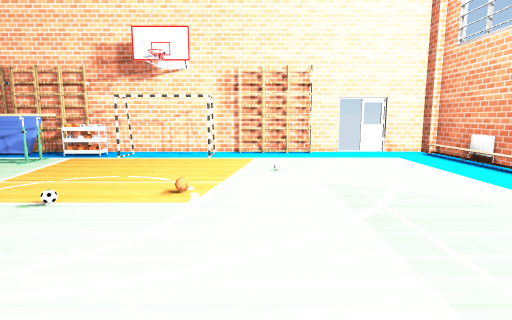
view 1 (above)

16 first-person views from a walk through a 3-D level made in the Unity game engine. The camera is 1.3 m above the floor, tilts 8° down and sees 80° across. Doors are open. The floor is counted in squares, 1 m on a side. Each view is taken from the middle of a square. On the plan, view 1 faces up. The plan holds only what a view shows up to about 14 squares ahead; the rest is blank. The player character is not drawn. Some surface patterns are stand-ins.

view 2
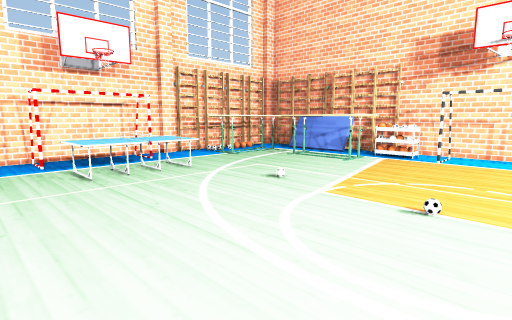

view 3
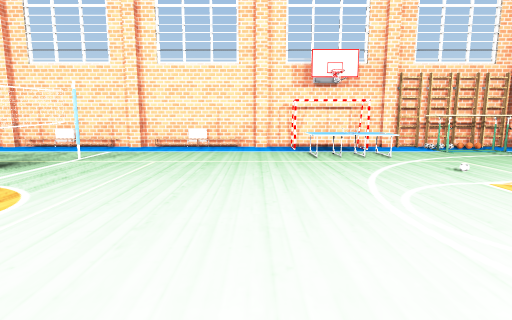

view 4
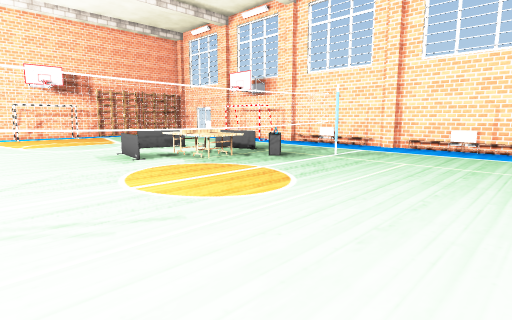

view 5
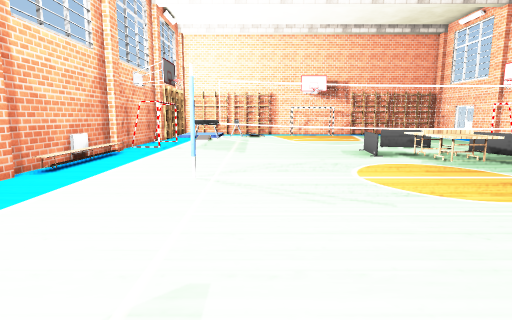

view 6
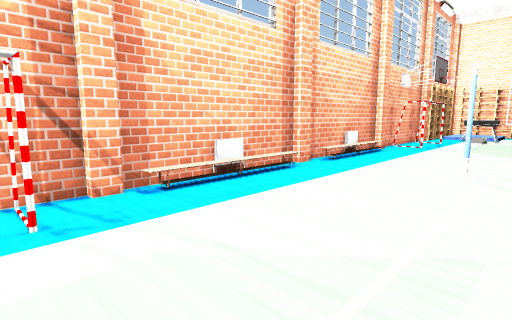

view 7
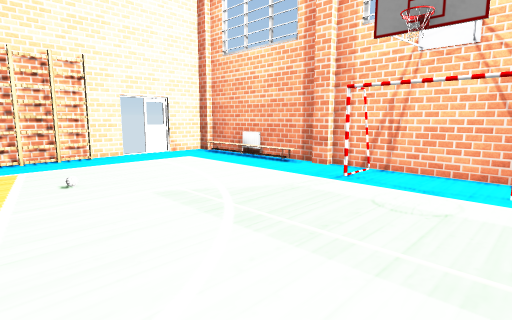

view 8
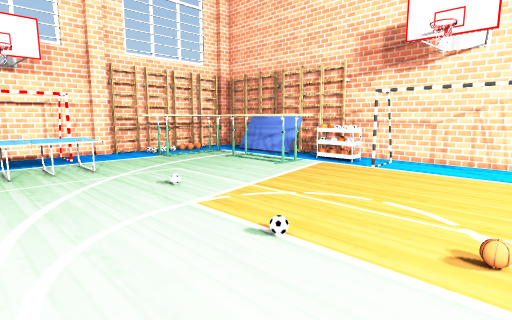

view 9
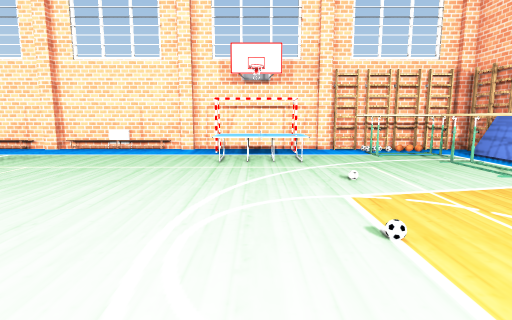

view 10
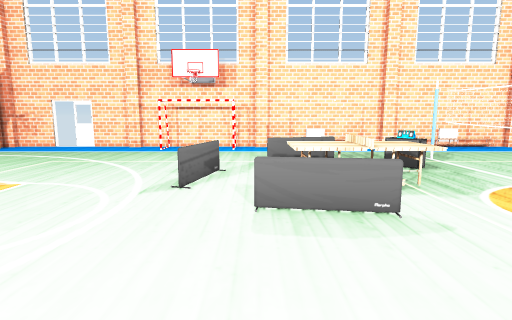

view 11
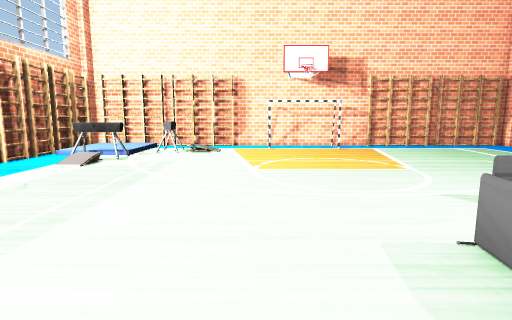

view 12
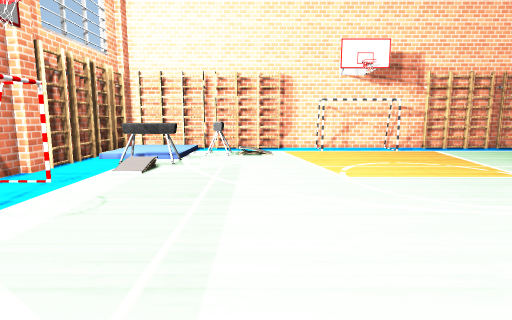

view 13
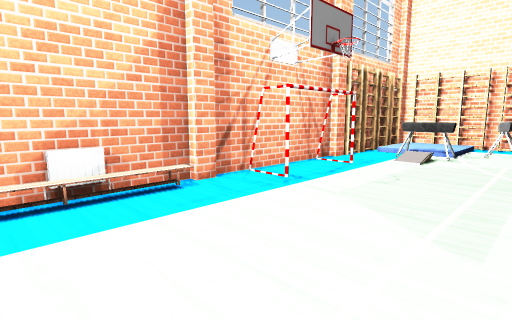

view 14
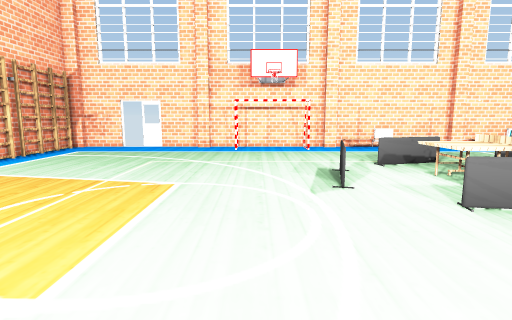

view 15
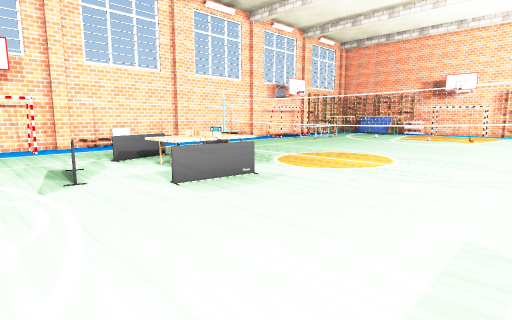

view 16
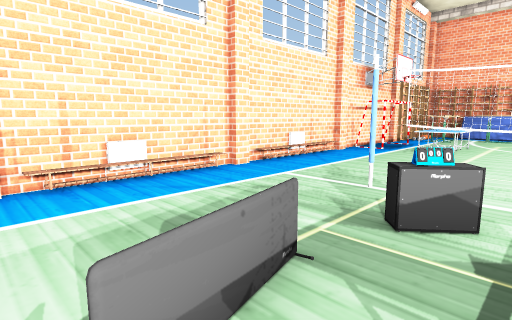

### Floor plan
Points are (right, up) in squares from view 1. A wall is a line through its corners. A room is listed if a view was taken in it or the views show most of it. See-through windows are left out.
Room 1 (views 1, 2, 3, 4, 5, 6, 7, 8, 9)
walls: (6.2, 5.4) (6.2, 6); (-12.2, 0.5) (-12.2, -0.1); (-12.2, 6) (-12.2, 5.4); (6.2, -0.1) (6.2, 0.5); (-12.5, 5.5) (-12.5, 0.4); (6.5, 0.4) (6.5, 5.5); (-12.5, 0) (-12.5, -5.1); (6.5, 6.1) (6.5, 11); (3.2, 11.5) (-12.2, 11.5) (-12.2, 10.9); (6.2, 10.9) (6.2, 11.5) (3.9, 11.5); (-12.2, -5) (-12.2, -5.6); (-12.5, 11) (-12.5, 6); (6.5, -5.1) (6.5, 0); (6.2, -5.6) (6.2, -5); (-12.5, -5.5) (-12.5, -6.5)
glass walls: (-8.5, -5.5) (2.4, -5.5)
ways out: opening at (-10.5, -5.8) to room 2; opening at (4.5, -5.5) to room 2; open door at (4, 12)
objects: other object (-12, 2); other object (-12, 4); ladder (-12, 7) to (-12, 8); ladder (-12, 9) to (-12, 10); other object (-11, 7) to (-10, 9); ladder (-11, 11) to (-9, 11); table (-10, 2) to (-9, 4); other object (-9, 9) to (-6, 9); ladder (-8, 11) to (-7, 11); rack (-6, 10) to (-5, 11); other object (-4, 11); ladder (0, 11) to (2, 11); radiator (6, -3); other object (6, 4); radiator (6, 9)
Room 2 (views 10, 11, 12, 13, 14, 15, 16)
walls: (-6.5, -22) (0.5, -22); (-12.2, -16) (-12.2, -16.5); (6.2, -16.5) (6.2, -16); (6.2, -11.1) (6.2, -10.5); (2.4, -22) (3.5, -22); (6.5, -16.1) (6.5, -11.1); (-12.5, -16.5) (-12.5, -19.1); (-12.2, -10.5) (-12.2, -11.1); (-12.5, -11) (-12.5, -16.1); (6.5, -10.6) (6.5, -5.8); (-9.5, -22) (-8.4, -22); (-12.5, -19.8) (-12.5, -21.6); (5.4, -22) (6.2, -22) (6.2, -21.5); (-12.2, -21.5) (-12.2, -22) (-11.4, -22); (-12.5, -6.5) (-12.5, -10.5); (6.5, -21.6) (6.5, -17)
glass walls: (1.3, -5.5) (-8.5, -5.5)
ways out: opening at (-10.5, -5.8) to room 1; opening at (4.5, -5.5) to room 1; open door at (-13, -19)
objects: other object (-12, -15); other object (-12, -12); ladder (-11, -22) to (-10, -22); ladder (-8, -22) to (-7, -22); other object (-8, -10) to (-7, -9); other object (-8, -7); table (-7, -7); other object (-6, -12) to (-5, -12); table (-6, -10) to (-4, -8); other object (-4, -22); other object (-3, -11) to (-3, -9); other object (-2, -22); ladder (1, -22) to (2, -22); other object (2, -20); other object (3, -18) to (5, -18); ladder (4, -22) to (5, -22); ladder (6, -21) to (6, -19); ladder (6, -18) to (6, -17); other object (6, -15); other object (6, -12); radiator (6, -8)

Where each view was taken, in squares from view 1:
view 1: 0 up, 0 right, facing up
view 2: 0 up, 2 left, facing up-left
view 3: 0 up, 1 right, facing left
view 4: 0 up, 1 right, facing down-left
view 5: 1 up, 1 right, facing down
view 6: 2 up, 1 right, facing down-right
view 7: 1 up, 1 left, facing up-right
view 8: 2 up, 1 left, facing up-left
view 9: 3 up, 0 right, facing left
view 10: 11 down, 1 right, facing left
view 11: 8 down, 1 left, facing down
view 12: 9 down, 1 right, facing down
view 13: 7 down, 1 right, facing down-right
view 14: 14 down, 1 right, facing left
view 15: 14 down, 2 right, facing up-left
view 16: 11 down, 6 left, facing up-left
